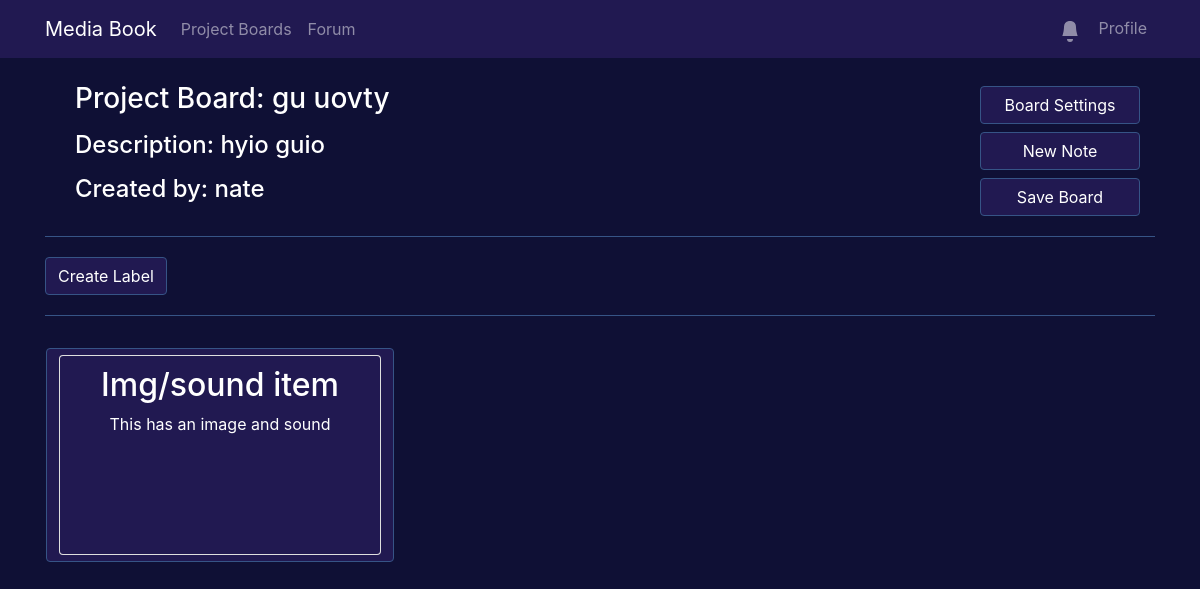
The app's page /boards/5/ (signed in), older data.
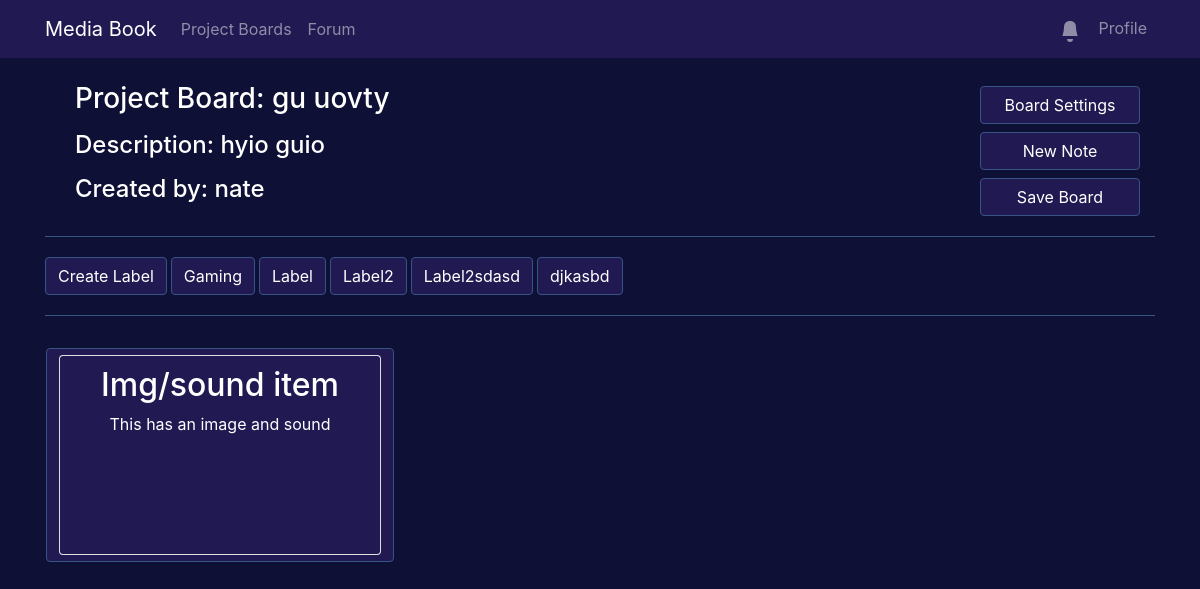
The same page, newer data.
### IdeaBoards/models.py (models this page shows, shortened)
class IdeaBoard(models.Model):
    title = models.CharField(max_length=64)
    description = models.TextField(blank=True, default='', max_length=128)
    is_public = models.BooleanField(default=False)
    created_at = models.DateTimeField(auto_now_add=True)
    updated_at = models.DateTimeField(auto_now=True)
    user = models.ForeignKey(User, on_delete=models.CASCADE)

class IdeaBoardItem(models.Model):
    title = models.CharField(max_length=64)
    label = models.TextField(blank=True, default='')
    description = models.TextField(blank=True, default='')
    item_image = models.ImageField(upload_to='item_image/', blank=True, null=True)
    item_sound = models.FileField(upload_to='item_sounds/', blank=True, null=True)
    note_label = models.ForeignKey(ItemLabel, on_delete=models.CASCADE, blank=True, null=True) # many-to-one relationship: categorizing notes by user defined labels.
    created_at = models.DateTimeField(auto_now_add=True)
    updated_at = models.DateTimeField(auto_now=True)
    owner = models.ForeignKey('auth.User', related_name='ideaboarditems', on_delete=models.CASCADE)
    ideaboard = models.ForeignKey(IdeaBoard, related_name='ideaboarditems', on_delete=models.CASCADE)

class ItemLabel(models.Model):
    label_name = models.CharField(max_length=15)
    label_board = models.ForeignKey(IdeaBoard, on_delete=models.CASCADE)

### IdeaBoards/views.py (the view, shortened to what this page needs)
# urls.py: path('<int:id>/', views.IdeaBoard_Detail, name='IdeaBoard_Detail'),
@login_required
def IdeaBoard_Detail(request, id):
    try:
        board = IdeaBoard.objects.get(id=id)
        items = IdeaBoardItem.objects.filter(ideaboard=board)
        labels = ItemLabel.objects.filter(label_board=board)
    except:
        error_messages = request.session.get('error_messages', [])
        error_messages.append(str(id) + " is not a valid board ID.")
        request.session['error_messages'] = error_messages
        return redirect('IdeaBoards_Home')
    if board.user == request.user:
        return render(request, 'boarddetail.html', {'board': board, 'items': items, 'labels': labels})
    elif board.is_public:
        return render(request, 'publicboarddetails.html', {'board': board, 'items': items, 'labels': labels})
    else:
        error_messages = request.session.get('error_messages', [])
        error_messages.append("You do not have permission to view this board.")
        request.session['error_messages'] = error_messages
        return redirect('IdeaBoards_Home')

### Forum/context_processors.py (called while the page is built)
def notifications(request):
    if request.user.is_authenticated:
        return {
            'global_notifications': Notification.objects.filter(to_user=request.user, is_read=False).order_by('-date')
        }
    return {}

### IdeaBoards/templates/boarddetail.html (shortened to what this page needs)
{% extends 'base.html' %}
{% load static %}
{% block stylesheets %}
<link rel="stylesheet" href="{% static 'css/boarddetails.css' %}">
{% endblock %}
{% block content %}
     <div class="row text-start justify-content-center">
        <div class="col-md-10 row">
            <h3 class="col-12" id="board-title">Project Board: {{ board.title }}</h3>
            {% if board.description %}
                <h4 class="col-12" id="board-description">Description: {{ board.description }}</h4>
            {% else %}
                <h4 class="col-12 d-none" id="board-description">Description: none</h4>
            {% endif %}
            <h4 class="col-12">Created by: {{ board.user }}</h4>
        </div>
        <div class="col-md-2 row justify-content-end">
            <button type="button" class="btn btn-primary my-1 col-md-12" data-toggle="modal" data-target="#boardSettings">
                Board Settings
            </button>
            <button type="button" class="btn btn-primary my-1 col-md-12" data-toggle="modal" data-target="#createBoardItem">
                New Note
            </button>
            <button type="button" id="save-board-button" class="btn btn-primary my-1 col-md-12" >
                Save Board
            </button>
        </div>
    </div>
    <hr>
    <div class="row col-12" id="labelRow">
        <button type="button" class="btn btn-primary my-1" id="create-label" data-toggle="modal" data-target="#createLabel" data-label-nate="{{ label.name }}">Create Label</button>
        {% for label in labels %}
            <button type="button" class="btn btn-primary my-1 ml-1" id="sort-label-{{ forloop.counter }}" data-label-nate="{{ label.name }}">{{label.label_name}}</button>
        {% endfor %}
    </div>
    <hr>
    <div class='row'>
        <div id='boardItems' class='col-12 row px-0 mx-0'>
            {% if items %}
                {% for item in items %}
                <div id="board-item-container-{{ forloop.counter }}" class="col-md-4 px-3 py-3 text-center">
                    <button id="board-item-{{ forloop.counter }}" class="btn btn-outline-primary btn-size">
                        <div class="card card-custom">
                            <div class="card-body">
                                <h2 id="board-item-{{ forloop.counter }}-title"
                                    data-id="{{ item.id }}"
                                    class='card-title pb-2'>
                                    {{ item.title }}
                                </h2>
                                <p id="board-item-{{ forloop.counter }}-description" class='card-description pb-2'>{{ item.description }}</p>
                            </div>
                        </div>
                    </button>
                </div>
                {% endfor %}
            {% else %}
                <div class='card mx-auto' id='no-items-found'>
                    <div class='card-body'>
                        <h1 class='card-text text-center'>You don't have any notes yet.</h1>
                    </div>
                </div>
            {% endif %}
        </div>
    </div>
    {% endblock %}

### MediaBook/templates/base.html (shortened to what this page needs)
<!DOCTYPE html>
<html lang="en">
<head>
    {% load static %}
    <link rel="stylesheet" href="https://stackpath.bootstrapcdn.com/bootstrap/4.5.2/css/bootstrap.min.css">
    {% block stylesheets %}{% endblock %}
</head>
<body>
    {% include 'navbar.html' %}
    <div class="container mt-4">
        {% block content %}{% endblock %}
    </div>
</body>
</html>

### MediaBook/templates/navbar.html (shortened to what this page needs)
<nav class="navbar navbar-expand-lg navbar-dark bg-dark">
    <div class="container">
        <a class="navbar-brand" href="{% url 'home' %}">Media Book</a>
        <div class="collapse navbar-collapse" id="navbarNavAltMarkup">
            <ul class="navbar-nav mr-auto">
                {% if user.is_authenticated %}
                <li class="nav-item">
                    <a class="nav-link" href="{% url 'IdeaBoards_Home' %}">Project Boards</a>
                </li>
                {% endif %}
                <li class="nav-item">
                    <a class="nav-link" href="{% url 'forum_home' %}">Forum</a>
                </li>
            </ul>
            <ul class="navbar-nav ml-auto">
                {% if user.is_authenticated %}
                <li class="nav-item dropdown">
                    <a class="nav-link dropdown-toggle d-none d-lg-block" href="#" id="notificationsDropdown" role="button" data-toggle="dropdown" aria-haspopup="true" aria-expanded="false">
                    </a>
                </li>
                <li class="nav-item dropdown">
                    <a class="nav-link dropdown-toggle" href="#" id="userDropdown" role="button" data-toggle="dropdown" aria-haspopup="true" aria-expanded="false">
                        Profile
                    </a>
                </li>
                {% endif %}
            </ul>
        </div>
    </div>
</nav>

### IdeaBoards/static/css/boarddetails.css (style rules this page uses)
@media (min-width: 768px) { .card-custom { width: 100%; height: 200px; overflow: hidden; } }
@media (min-width: 768px) { .btn-size { width: 100%; } }
.card-body { height: 100%; overflow: hidden; padding: 10px 10px; }
.card-title, .card-description { margin: 0; overflow: hidden; }
hr { border-top: 1px solid #365486; }

Row changes from the older to the newer data that the page shows:
added ItemLabel: label_name "Gaming"
added ItemLabel: label_name "Label"
added ItemLabel: label_name "Label2"
added ItemLabel: label_name "Label2sdasd"
added ItemLabel: label_name "djkasbd"
